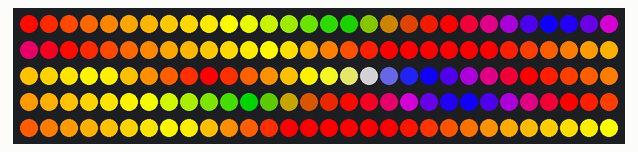
This sketch was run on a simulated Arduino Uno, built with avr-gcc and run on an emulated ATmega328P. Parts: 150 RGB LEDs in strip order, left to right, continuing on the next row.

Above: at 3.17 s.
At 8.12 s:
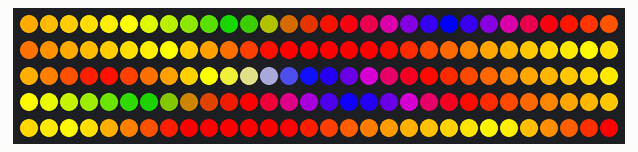
At 12.15 s:
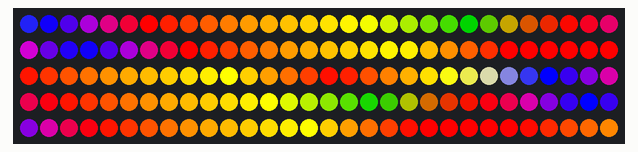
At 21.14 s:
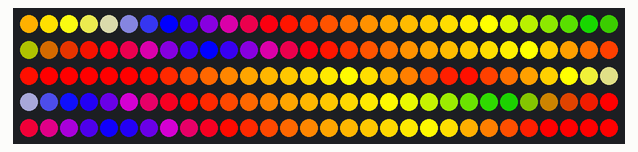
At 28.89 s:
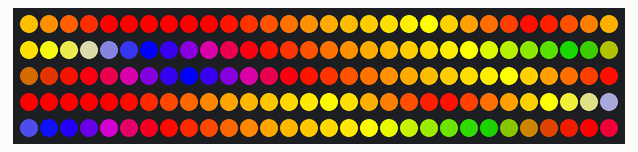
At 39.74 s:
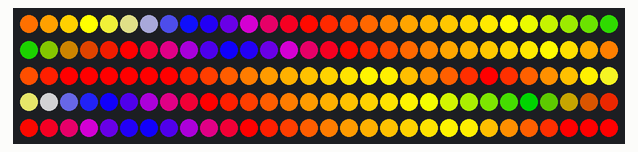

The sketch:

TS-Light-Uno.ino
```cpp
#include <FastLED.h>

#define LED_PIN     14
#define NUM_LEDS    150
#define BRIGHTNESS  255
#define LED_TYPE    WS2811
#define COLOR_ORDER GRB
CRGB leds[NUM_LEDS];

#define UPDATES_PER_SECOND 100

CRGBPalette16 currentPalette;
TBlendType    currentBlending;


extern const TProgmemPalette16 Fyrus_p PROGMEM;

DEFINE_GRADIENT_PALETTE( heatmap_gp ) {
0, 0, 0, 0, // black
128,   255, 255,  0,   //bright yellow
191, 255, 140,  0,// Orange
255, 255,   0,  0}; //red

CRGBPalette16 Fyrus = heatmap_gp;


/*//////////////////////////////////////////////////////////////////////////////
// Initialize.
//////////////////////////////////////////////////////////////////////////////*/
void setup() {
    delay( 3000 ); // power-up safety delay
    FastLED.addLeds<LED_TYPE, LED_PIN, COLOR_ORDER>(leds, NUM_LEDS).setCorrection( TypicalLEDStrip );
    FastLED.setBrightness(  BRIGHTNESS );
    currentPalette = Fyrus_p;
    currentBlending = LINEARBLEND;
}

/*//////////////////////////////////////////////////////////////////////////////
// Main loop
//////////////////////////////////////////////////////////////////////////////*/
void loop() {
    ledTest(7500);
}


/*//////////////////////////////////////////////////////////////////////////////
// Helper routine to dump a byte array as hex values to Serial.
//////////////////////////////////////////////////////////////////////////////*/

void ledTest(int time){
  time = time/10;
  for(int i = 0; i < time; i++){
    static uint8_t startIndex = 0;
    startIndex = startIndex + 1; /* motion speed */
    FillLEDsFromPaletteColors( startIndex);
    FastLED.show();
    FastLED.delay(10);
  }
  for(int i = 0; i < NUM_LEDS; i++){
    leds[i] = CRGB::Black;
  }
  FastLED.show();
}

void FillLEDsFromPaletteColors( uint8_t colorIndex)
{
    uint8_t brightness = 255;

    for( int i = 0; i < NUM_LEDS; i++) {
        leds[i] = ColorFromPalette( currentPalette, colorIndex, brightness, currentBlending);
        colorIndex += 3;
    }
}

const TProgmemPalette16 Fyrus_p PROGMEM =
{
    CRGB::Red,
    CRGB::Orange,
    CRGB::Yellow,
    CRGB::Green,

    CRGB::Red,
    CRGB::Blue,
    CRGB::Red,
    CRGB::Orange,

    CRGB::Yellow,
    CRGB::Red,
    CRGB::Red,
    CRGB::Orange,

    CRGB::Yellow,
    CRGB::Red,
    CRGB::Yellow,
    CRGB::Blue
};
```
